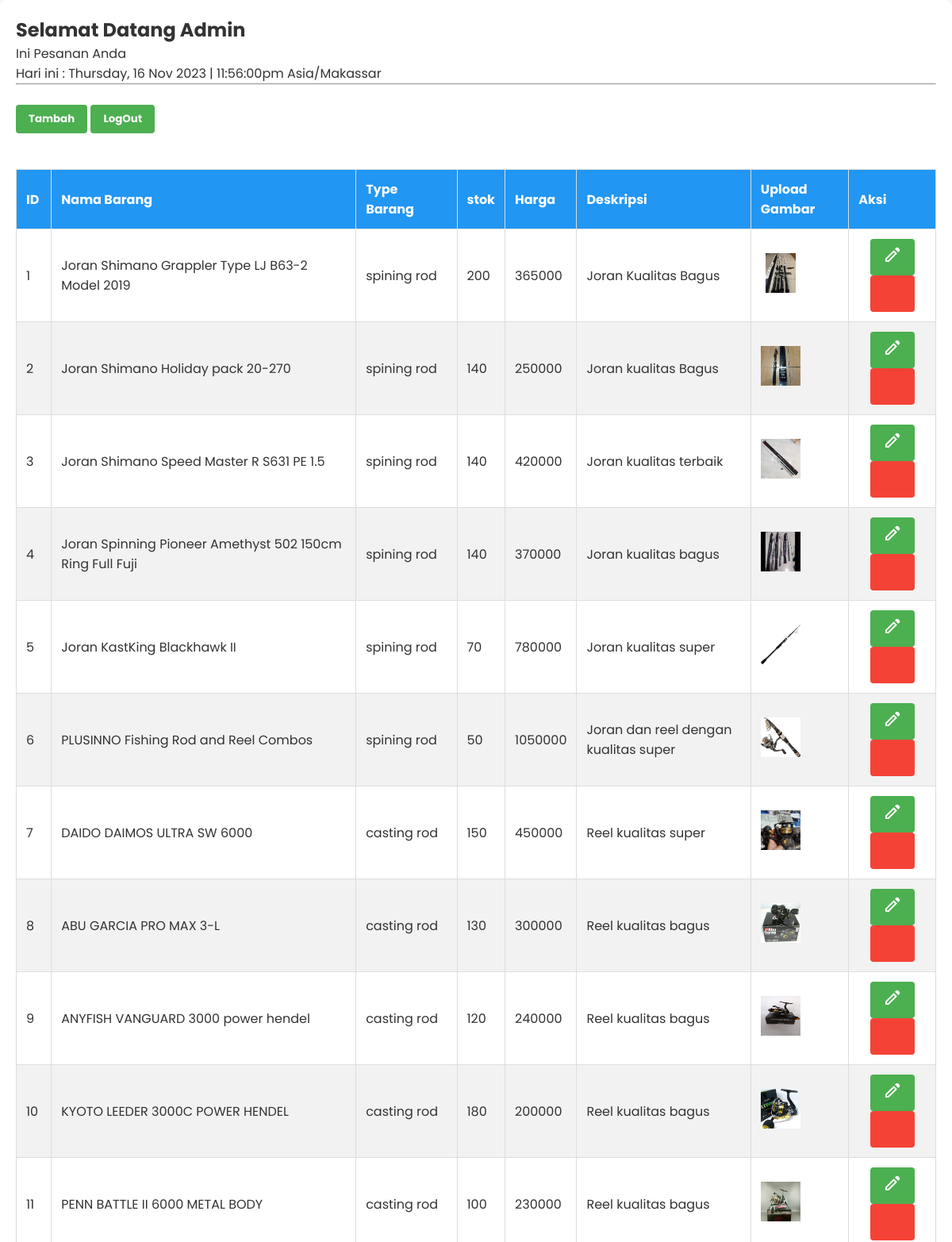
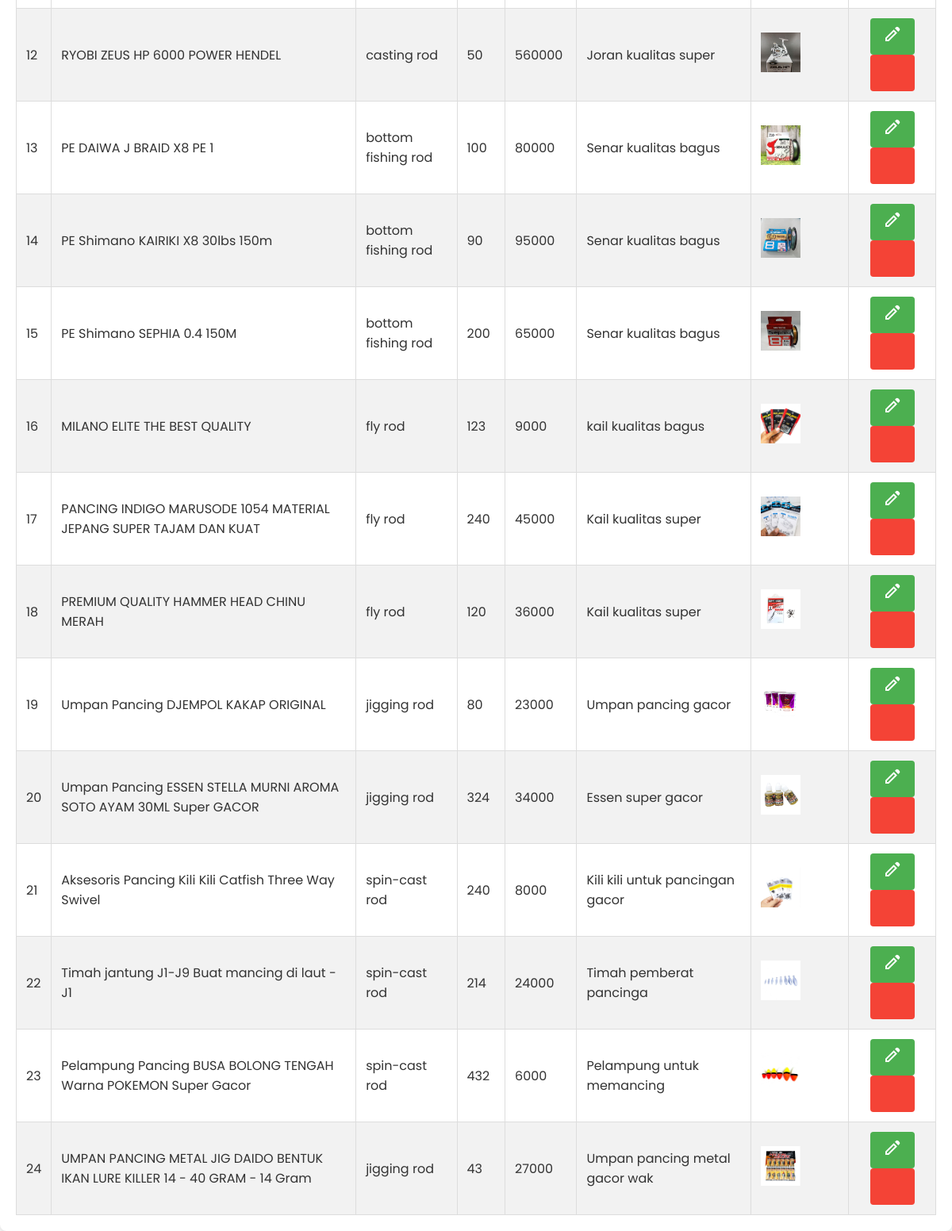
The app's page /php/dasbboardAdmin.php (signed in) with its own data (2 pictures, top to bottom).
### tables this page shows
CREATE TABLE `produk` (
  `id_produk` int(11) NOT NULL,
  `nama_barang` varchar(100) NOT NULL,
  `type_barang` varchar(100) NOT NULL,
  `stok` int(11) NOT NULL,
  `harga` int(11) NOT NULL,
  `desk` varchar(255) NOT NULL,
  `gambar` varchar(255) NOT NULL
);

### php/dasbboardAdmin.php (the view, shortened to what this page needs)
<?php
require '../aksi/koneksi.php';
$result = mysqli_query($conn, "SELECT * FROM produk");
$produk = [];
while ($row = mysqli_fetch_assoc($result)){
    $produk[] = $row;
}
?>
<!DOCTYPE html>
<html lang="en">
<head>
    <link rel="stylesheet" href="../style/tablebaru.css">
</head>
<body>
    <div class="dashboard">
        <main class="dash-container">
            <section class="dash-main">
                <h1>Selamat Datang Admin</h1>
                <p>Ini Pesanan Anda</p>
                <p>Hari ini : <?php date_default_timezone_set("Asia/Makassar"); echo date('l, d M Y | h:i:sa e ')?></p>
                <hr><br>
                <div class="leading-btn">
                    <a href = "addpesanan.php"><button class="add-btn">Tambah</button></a>
                    <a href = "logout.php"><button class="add-btn">LogOut</button></a>
                </div><br>
                <table>
                    <thead>
                        <tr>
                            <th>ID</th>
                            <th>Nama Barang</th>
                            <th>Type Barang</th>
                            <th>stok</th>
                            <th>Harga</th>
                            <th>Deskripsi</th>
                            <th>Upload Gambar</th>
                            <th>Aksi</th>
                        </tr>
                    </thead>
                    <tbody>
                        <?php $i = 1; foreach($produk as $pnc) :?>
                        <tr>
                            <td><?php echo $i?></td>
                            <td><?php echo $pnc["nama_barang"] ?></td>
                            <td><?php echo $pnc["type_barang"] ?></td>
                            <td><?php echo $pnc["stok"] ?></td>
                            <td><?php echo $pnc["harga"] ?></td>
                            <td><?php echo $pnc["desk"] ?></td>
                            <td> <img src="../assets/<?= $pnc['gambar']?>" alt="ini gambar" width="50px" height="50px"></td>
                            <td class="action">
                                <a href="editpesanan.php?id=<?php echo $pnc["id_produk"] ?>"><button class="edit-btn"><svg xmlns="http://www.w3.org/2000/svg" height="24" viewBox="0 -960 960 960" id_produkth="24" fill="white"><path d="M200-200h56l345-345-56-56-345 345v56Zm572-403L602-771l56-56q23-23 56.5-23t56.5 23l56 56q23 23 24 55.5T829-660l-57 57Zm-58 59L290-120H120v-170l424-424 170 170Zm-141-29-28-28 56 56-28-28Z"/></svg></button></a>
                                <a href="hapuspesanan.php?id=<?php echo $pnc["id_produk"] ?>"><button name="hapus" class="delete-btn"><svg xmlns="http://www.w3.org/2000/svg" height="24" viewBox="0 -960 9id_produk 960" width="24" fill="white"><path d="M280-120q-33 0-56.5-23.5T200-200v-520h-40v-80h200v-40h240v40h200v80h-40v520q0 33-23.5 56.5T680-120H280Zm400-600H280v520h400v-520ZM360-280h80v-360h-80v360Zm160 0h80v-360h-80v360ZM280-720v520-520Z"/></svg></button></a>
                            </td>
                        </tr>
                        <?php $i++; endforeach;?>
                    </tbody>
                </table>
            </section>
        </main>
    </div>
</body>
</html>

### style/tablebaru.css (style rules this page uses)
* { padding: 0; margin: 0; box-sizing: border-box; font-family: 'Poppins', sans-serif; }
body { background-color: #f8f8f8; color: #333; }
.dash-main { background-color: #fff; padding: 20px; border-radius: 8px; box-shadow: 0 2px 4px rgba(0, 0, 0, 0.1); }
h1, p { color: #333; }
table { width: 100%; border-collapse: collapse; margin-top: 20px; }
th, td { border: 1px solid #ddd; padding: 12px; text-align: left; font-size: 16px; }
th { background-color: #2196F3; color: white; font-weight: bold; }
tr:nth-child(even) { background-color: #f2f2f2; }
.action { text-align: center; margin-top: 10px; }
.add-btn, .edit-btn, .delete-btn { padding: 8px 16px; border: none; cursor: pointer; border-radius: 4px; font-weight: bold; }
.add-btn { background-color: #4CAF50; color: white; }
.edit-btn { background-color: #4CAF50; color: white; }
.delete-btn { background-color: #f44336; color: white; }

### records on screen
produk: nama_barang "Joran Shimano Grappler Type LJ B63-2 Model 2019", type_barang "spining rod", stok "200", harga "365000", desk "Joran Kualitas Bagus", gambar (picture)
produk: nama_barang "Joran Shimano Holiday pack 20-270", type_barang "spining rod", stok "140", harga "250000", desk "Joran kualitas Bagus", gambar (picture)
produk: nama_barang "Joran Shimano Speed Master R S631 PE 1.5", type_barang "spining rod", stok "140", harga "420000", desk "Joran kualitas terbaik", gambar (picture)
produk: nama_barang "Joran Spinning Pioneer Amethyst 502 150cm Ring Full Fuji", type_barang "spining rod", stok "140", harga "370000", desk "Joran kualitas bagus", gambar (picture)
produk: nama_barang "Joran KastKing Blackhawk II", type_barang "spining rod", stok "70", harga "780000", desk "Joran kualitas super", gambar (picture)
produk: nama_barang "PLUSINNO Fishing Rod and Reel Combos", type_barang "spining rod", stok "50", harga "1050000", desk "Joran dan reel dengan kualitas super", gambar (picture)
produk: nama_barang "DAIDO DAIMOS ULTRA SW 6000", type_barang "casting rod", stok "150", harga "450000", desk "Reel kualitas super", gambar (picture)
produk: nama_barang "ABU GARCIA PRO MAX 3-L", type_barang "casting rod", stok "130", harga "300000", desk "Reel kualitas bagus", gambar (picture)
produk: nama_barang "ANYFISH VANGUARD 3000 power hendel", type_barang "casting rod", stok "120", harga "240000", desk "Reel kualitas bagus", gambar (picture)
produk: nama_barang "KYOTO LEEDER 3000C POWER HENDEL", type_barang "casting rod", stok "180", harga "200000", desk "Reel kualitas bagus", gambar (picture)
produk: nama_barang "PENN BATTLE II 6000 METAL BODY", type_barang "casting rod", stok "100", harga "230000", desk "Reel kualitas bagus", gambar (picture)
produk: nama_barang "RYOBI ZEUS HP 6000 POWER HENDEL", type_barang "casting rod", stok "50", harga "560000", desk "Joran kualitas super", gambar (picture)
produk: nama_barang "PE DAIWA J BRAID X8 PE 1", type_barang "bottom fishing rod", stok "100", harga "80000", desk "Senar kualitas bagus", gambar (picture)
produk: nama_barang "PE Shimano KAIRIKI X8 30lbs 150m", type_barang "bottom fishing rod", stok "90", harga "95000", desk "Senar kualitas bagus", gambar (picture)
produk: nama_barang "PE Shimano SEPHIA 0.4 150M", type_barang "bottom fishing rod", stok "200", harga "65000", desk "Senar kualitas bagus", gambar (picture)
produk: nama_barang "MILANO ELITE THE BEST QUALITY", type_barang "fly rod", stok "123", harga "9000", desk "kail kualitas bagus", gambar (picture)
produk: nama_barang "PANCING INDIGO MARUSODE 1054 MATERIAL JEPANG SUPER TAJAM DAN KUAT", type_barang "fly rod", stok "240", harga "45000", desk "Kail kualitas super", gambar (picture)
produk: nama_barang "PREMIUM QUALITY HAMMER HEAD CHINU MERAH", type_barang "fly rod", stok "120", harga "36000", desk "Kail kualitas super", gambar (picture)
produk: nama_barang "Umpan Pancing DJEMPOL KAKAP ORIGINAL", type_barang "jigging rod", stok "80", harga "23000", desk "Umpan pancing gacor", gambar (picture)
produk: nama_barang "Umpan Pancing ESSEN STELLA MURNI AROMA SOTO AYAM 30ML Super GACOR", type_barang "jigging rod", stok "324", harga "34000", desk "Essen super gacor", gambar (picture)
produk: nama_barang "Aksesoris Pancing Kili Kili Catfish Three Way Swivel", type_barang "spin-cast rod", stok "240", harga "8000", desk "Kili kili untuk pancingan gacor", gambar (picture)
produk: nama_barang "Timah jantung J1-J9 Buat mancing di laut - J1", type_barang "spin-cast rod", stok "214", harga "24000", desk "Timah pemberat pancinga", gambar (picture)
produk: nama_barang "Pelampung Pancing BUSA BOLONG TENGAH Warna POKEMON Super Gacor", type_barang "spin-cast rod", stok "432", harga "6000", desk "Pelampung untuk memancing", gambar (picture)
produk: nama_barang "UMPAN PANCING METAL JIG DAIDO BENTUK IKAN LURE KILLER 14 - 40 GRAM - 14 Gram", type_barang "jigging rod", stok "43", harga "27000", desk "Umpan pancing metal gacor wak", gambar (picture)
